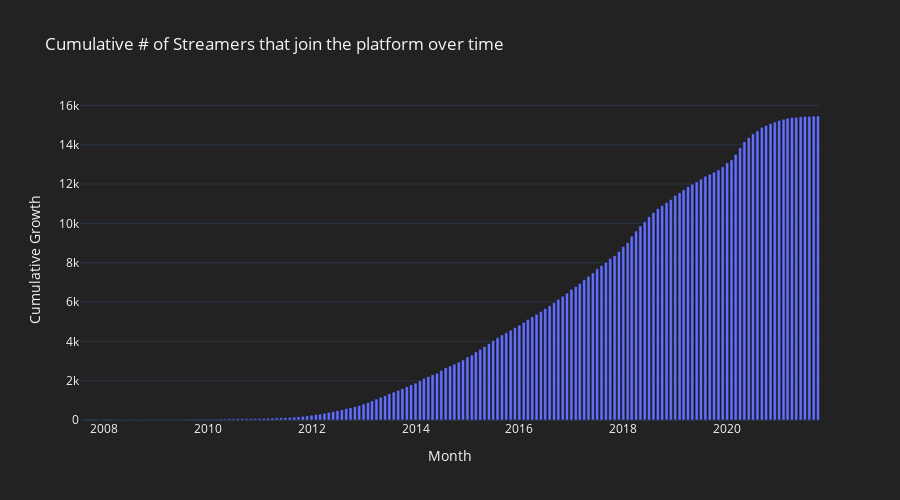

Notebook source saved alongside this figure:
### Code cell
small_df["created_at"] = small_df.created_at.astype("datetime64")
df = small_df.copy()
df["month"] = small_df.created_at.dt.strftime("%Y-%m")
df["count"] = 1
df = df.groupby("month").sum().reset_index()
df["cumulative_growth"] = df['count'].cumsum()

fig = px.bar(
    df,x="month",y="cumulative_growth",
    title="Cumulative # of Streamers that join the platform over time",
    # hover_data=["Top Streamer"],
    labels={"month": "Month", "cumulative_growth": "Cumulative Growth"},
    height=500,
)

fig.update_layout(
    paper_bgcolor="#222222",plot_bgcolor="#222222",
)

### Figure 1 — Plotly figure (JSON) as saved in the notebook; plotly's stock layout.template omitted (floating-point values rounded to 4 significant figures; data arrays with more than 128 entries replaced by an {"elided": "..."} marker saying what was removed)
{"data": [{"alignmentgroup": "True", "hovertemplate": "Month=%{x}<br>Cumulative Growth=%{y}<extra></extra>", "legendgroup": "", "marker": {"color": "#636efa", "pattern": {"shape": ""}}, "name": "", "offsetgroup": "", "orientation": "v", "showlegend": false, "textposition": "auto", "type": "bar", "x": {"elided": "162 str values"}, "xaxis": "x", "y": {"elided": "162 int values"}, "yaxis": "y"}], "layout": {"barmode": "relative", "height": 500, "legend": {"tracegroupgap": 0}, "paper_bgcolor": "#222222", "plot_bgcolor": "#222222", "title": {"text": "Cumulative # of Streamers that join the platform over time"}, "xaxis": {"anchor": "y", "domain": [0, 1], "title": {"text": "Month"}}, "yaxis": {"anchor": "x", "domain": [0, 1], "title": {"text": "Cumulative Growth"}}}}
